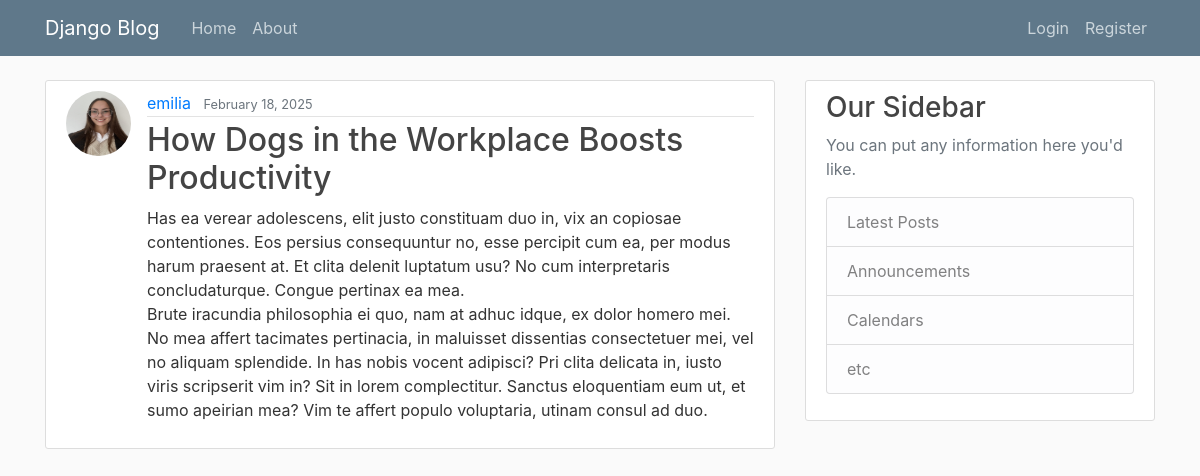
The app's page /post/14/ with its own data.
### blog/models.py (models this page shows, shortened)
class Post(models.Model):
    title = models.CharField(max_length=100)
    content = models.TextField()
    date_posted = models.DateTimeField(default=timezone.now)
    author = models.ForeignKey(User, on_delete=models.CASCADE)

### users/models.py (models this page shows, shortened)
class Profile(models.Model):
    user = models.OneToOneField(User, on_delete=models.CASCADE)
    image = models.ImageField(default='default.jpg', upload_to='profile_pics')

### blog/views.py (the view)
# urls.py: path('post/<int:pk>/', PostDetailView.as_view(), name='post-detail'),
class PostDetailView(DetailView):
    model = Post

### blog/templates/blog/post_detail.html (shortened to what this page needs)
{% extends "blog/base.html" %}
{% block content %}
  <article class="media content-section">
    <img class="rounded-circle article-img" src="{{ object.author.profile.image.url }}">
    <div class="media-body">
      <div class="article-metadata">
        <a class="mr-2" href="{% url 'user-posts' object.author.username %}">{{ object.author }}</a>
        <small class="text-muted">{{ object.date_posted|date:"F d, Y" }}</small>
      </div>
      <h2 class="article-title">{{ object.title }}</h2>
      <p class="article-content">{{ object.content }}</p>
    </div>
  </article>
{% endblock content %}

### blog/static/blog/main.css (style rules this page uses)
body { background: #fafafa; color: #333333; margin-top: 5rem; }
h1, h2, h3, h4, h5, h6 { color: #444444; }
.content-section { background: #ffffff; padding: 10px 20px; border: 1px solid #dddddd; border-radius: 3px; margin-bottom: 20px; }
.article-title { color: #444444; }
.article-content { white-space: pre-line; }
.article-img { height: 65px; width: 65px; margin-right: 16px; }
.article-metadata { padding-bottom: 1px; margin-bottom: 4px; border-bottom: 1px solid #e3e3e3 }

### records on screen
Post: author.profile.image (picture), author "emilia", date_posted "February 18, 2025", title "How Dogs in the Workplace Boosts Productivity", content "Has ea verear adolescens, elit justo constituam duo in, vix an copiosae contentiones. Eos persius consequuntur no, esse percipit cum ea, per modus harum praesent at. Et clita delenit luptatum usu? No cum interpretaris concludaturque. Congue pertinax ea mea. Brute iracundia philosophia ei quo, nam at adhuc idque, ex dolor homero mei. No mea affert tacimates pertinacia, in maluisset dissentias consectetuer mei, vel no aliquam splendide. In has nobis vocent adipisci? Pri clita delicata in, iusto viris scripserit vim in? Sit in lorem complectitur. Sanctus eloquentiam eum ut, et sumo apeirian mea? Vim te affert populo voluptaria, utinam consul ad duo."
